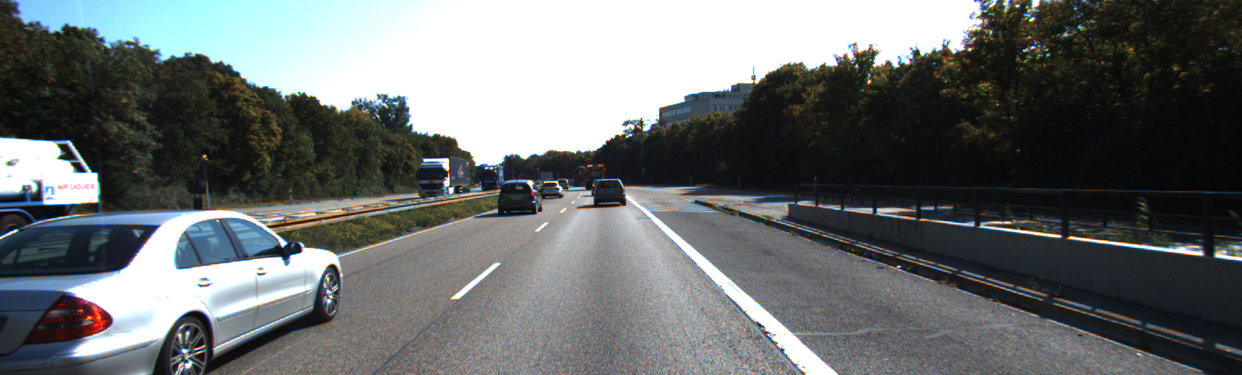
#> input picture YOLOforlinux/YOLOforlinux/darknet-master/data/000010.png, 1242 x 375 px, given in place of 000000.png, which was not available
$ jupyter execute --allow-errors essential_matrix.ipynb   (shell and % lines are left out)   (Python 2 division)   (text cells are left out)
#> lines starting #> are read from the running program, lines starting #| are printed output that depends on the picture; pictures that were not available may be replaced by others from this repository, and a replacement may not be noted
[cell 1]
import cv2
import numpy as np
import numpy.linalg as la
import re
import matplotlib.pyplot as plt
from scipy import signal
import scipy

[cell 2]
def find_match(des_1,des_2,k):
### Input:
### des_1: descriptor, a list
### des_2: descriptor, a list
### k: number of best matchings in des_2 compared to des_1
###
### Output:
### a list that has dimension len(dis_1)*k, each entry is a cv2.DMatch() type.

    dist_mat = scipy.spatial.distance.cdist(des_1,des_2,'sqeuclidean') #calculate distance matrix
    matches = []
    for query_ind,query in enumerate(dist_mat):
        train_cand_ind_list = np.argsort(query)[:k] # find k elements with smallest distance
        query_matching = []
        for train_cand_ind in train_cand_ind_list:
            single_match = cv2.DMatch(query_ind,train_cand_ind,0,query[train_cand_ind])
            query_matching.append(single_match)
        matches.append(query_matching)
    return matches

[cell 3]
IMG_DIR = 'image_0/'
IMG_NAME_1 = '000000.png'
IMG_NAME_2 = '000001.png'

[cell 4]
img_1 = cv2.imread(IMG_DIR + IMG_NAME_1)
#> img_1 is the input picture: shape (375, 1242, 3); mean B, G, R 110.4, 110, 105.8
img_2 = cv2.imread(IMG_DIR + IMG_NAME_2)
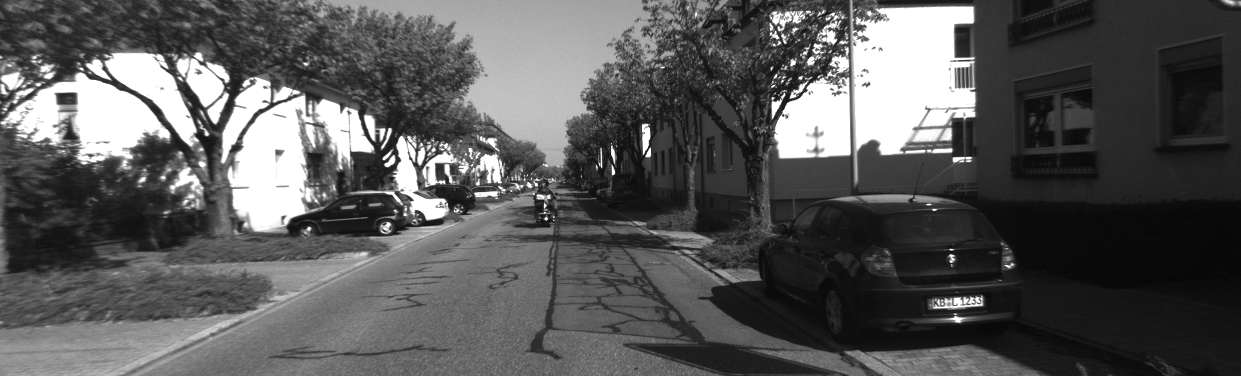
#> input picture YOLOforlinux/YOLOforlinux/darknet-master/data/000001.png, 1241 x 376 px, found by its file name
#> img_2 is the input picture: shape (376, 1241, 3); min 5, max 255, mean 88.4

sift = cv2.xfeatures2d.SIFT_create()
kp1, des1 = sift.detectAndCompute(img_1,None)
#> kp1 = 1689 keypoints; strongest (x, y, size): (530, 183, 4.2), (283, 243, 4.6), (445, 163, 6.8), (970, 49, 2.2)
kp2, des2 = sift.detectAndCompute(img_2,None)
#> kp2 = 3226 keypoints; strongest (x, y, size): (546, 219, 2.2), (613, 172, 2.8), (934, 210, 1.8), (545, 205, 2.1)
SIFT_1 = cv2.drawKeypoints(img_1, kp1, None, flags = cv2.DRAW_MATCHES_FLAGS_DRAW_RICH_KEYPOINTS)
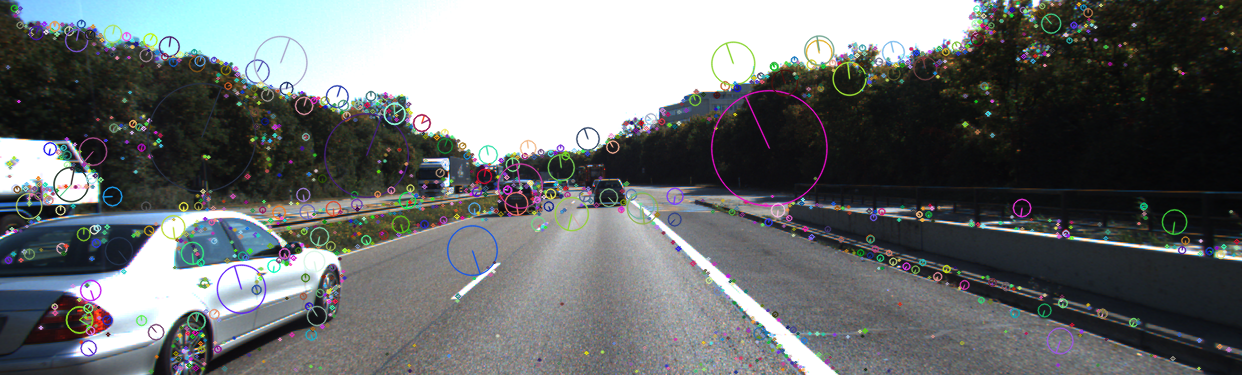
#> SIFT_1: shape (375, 1242, 3); mean B, G, R 111.4, 110.7, 106.9
SIFT_2 = cv2.drawKeypoints(img_2, kp2, None, flags = cv2.DRAW_MATCHES_FLAGS_DRAW_RICH_KEYPOINTS)
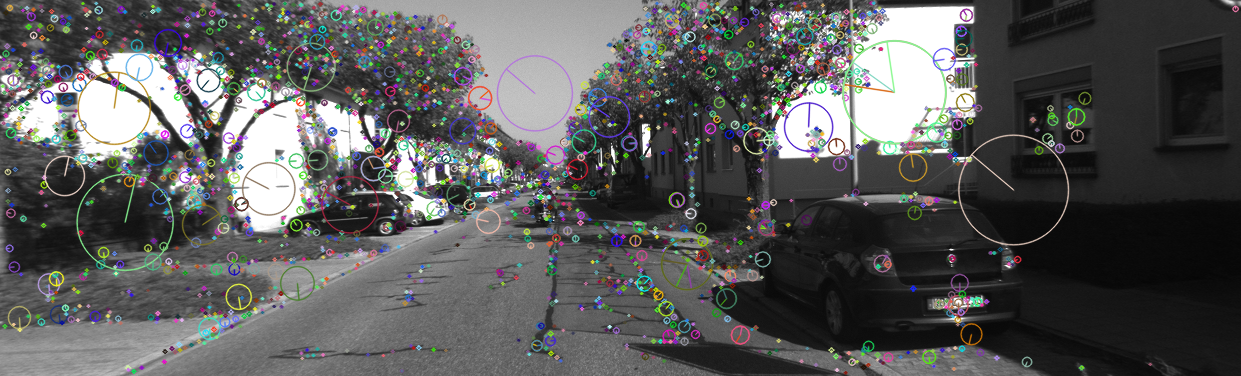
#> SIFT_2: shape (376, 1241, 3); mean B, G, R 90.3, 90.6, 90.3

[cell 5]
# [4 lines of commented-out code are left out]
matches = find_match(des1,des2,k=2)
#> in find_match, `dist_mat = scipy.spatial.distance.cdist(des_1,des_2,'sqeuclidean')`:
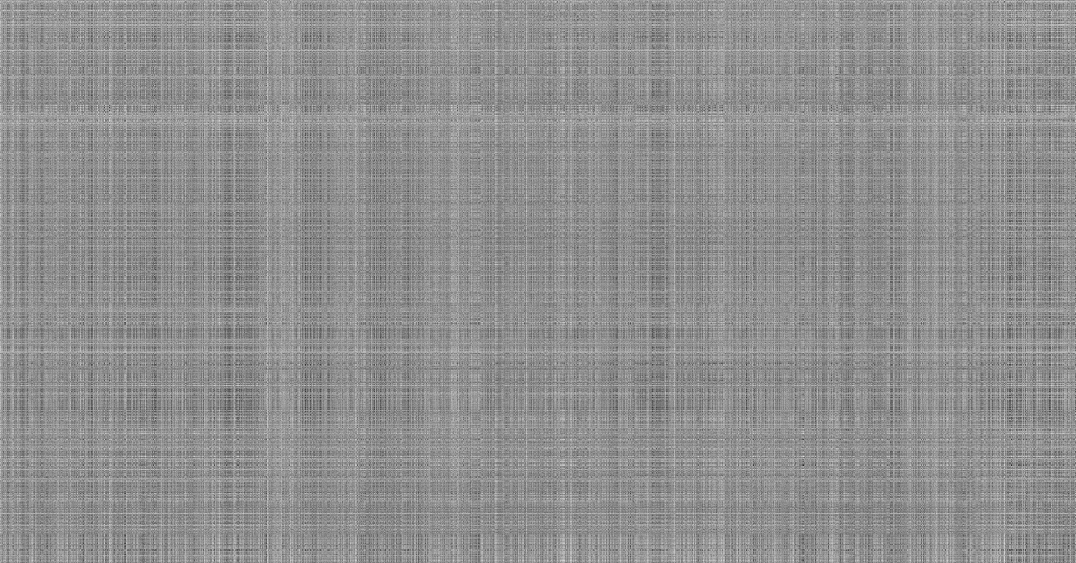
#> dist_mat: shape (1689, 3226) float64 (shown at 1/3 size); min 9506, max 501184, mean 287432.7; drawn with min black and max white
#> the loop in find_match, `for query_ind,query in enumerate(dist_mat):` made 1689 passes
#> train_cand_ind_list on passes 1 to 3: [2265, 1257], [428, 498], [2376, 305]
#> after the loop in find_match, `for query_ind,query in enumerate(dist_mat):`: matches = 1689 matches
#> matches = 1689 matches
good = []
pts1 = []
pts2 = []
for i,(m,n) in enumerate(matches):
    if m.distance < 0.8*n.distance:
        good.append(m)
        pts1.append(kp1[m.queryIdx].pt)
        pts2.append(kp2[m.trainIdx].pt)
#> after the loop, good = 327 matches; pts1 = 327 pairs, first value 8.01 to 1228.2, second value 2.61 to 370.4; pts2 = 327 pairs, first value 9.13 to 1081.1, second value 7.68 to 367.4

pts1_E = np.asarray(pts1)
#> pts1_E has the same summary as pts1
pts2_E = np.asarray(pts2)
#> pts2_E has the same summary as pts2

[cell 6]
fig, ax = plt.subplots(figsize=(15,15))
ax.imshow(np.array(img_1).astype(int))
pt1 = np.array(pts1)
#> pt1 has the same summary as pts1
ax.plot(pt1[:,0],pt1[:,1],  '+r')
plt.show()
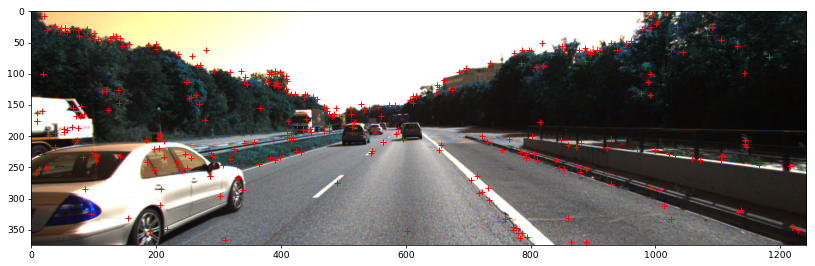
#> figure drawn by matplotlib, 1 panel; B, G, R data is drawn as R, G, B

fig, ax = plt.subplots(figsize=(15,15))
ax.imshow(np.array(img_2).astype(int))
pt2 = np.array(pts2)
#> pt2 has the same summary as pts2
ax.plot(pt2[:,0],pt2[:,1],  '+r')
plt.show()
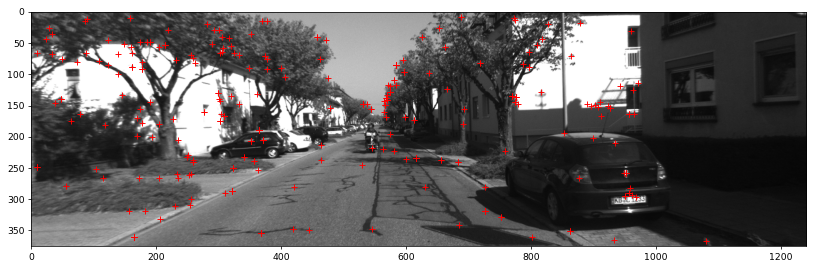
#> figure drawn by matplotlib, 1 panel
